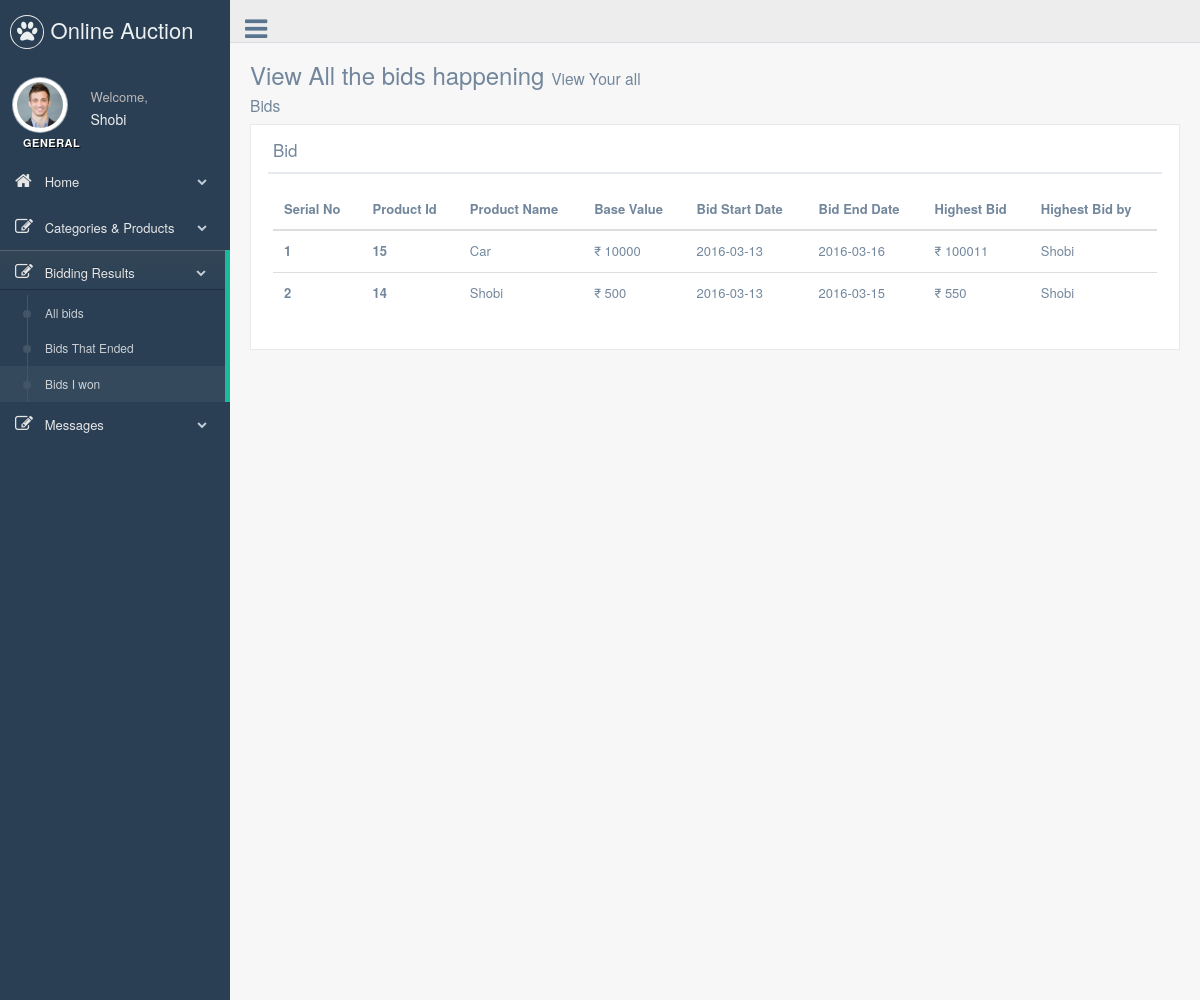
/seller/iwonbid.php (signed in), run on the app's committed database.
### tables this page shows
CREATE TABLE IF NOT EXISTS `users` (
`id` int(5) NOT NULL,
  `username` varchar(40) NOT NULL,
  `password` varchar(40) NOT NULL,
  `email` varchar(80) NOT NULL,
  `userlevel` int(3) NOT NULL,
  `name` varchar(40) NOT NULL,
  `pic` varchar(40) NOT NULL,
  `phone` int(15) NOT NULL,
  `address` text NOT NULL
);

CREATE TABLE IF NOT EXISTS `product` (
`id` int(5) NOT NULL,
  `name` varchar(40) NOT NULL,
  `descr` text NOT NULL,
  `category` int(2) NOT NULL,
  `minbid` int(10) NOT NULL,
  `pic1` text NOT NULL,
  `pic2` text NOT NULL,
  `pic3` text NOT NULL,
  `pic4` text NOT NULL,
  `pic5` text NOT NULL,
  `seller` int(5) NOT NULL,
  `unit` varchar(20) NOT NULL,
  `visibility` int(2) NOT NULL,
  `bidstartdate` date NOT NULL,
  `bidenddate` date NOT NULL,
  `bidstatus` varchar(5) DEFAULT NULL
);

CREATE TABLE IF NOT EXISTS `biddetails` (
`bidid` int(5) NOT NULL,
  `productid` int(5) NOT NULL,
  `bid` varchar(25) NOT NULL,
  `bidder` int(5) NOT NULL
);

### seller/adminfunctions.php (called while the page is built, shortened)
<?php
function mysqlexec($sql){
	$host="localhost";
	$username="root";
	$password="";
	$db_name="auction";
	$conn=mysqli_connect("$host", "$username", "$password")or die("cannot connect");
	mysqli_select_db($conn,"$db_name")or die("cannot select DB");
	if($result = mysqli_query($conn, $sql)){
		return $result;
	}
	else{
		return false;
	}
}
function isadmin(){
	if(isset($_SESSION['auction_admin_id'])){
 		return true;
	}
	else{
		return false;
	}
}
?>

### seller/iwonbid.php (the view, shortened to what this page needs)
<?php session_start();
include_once("adminfunctions.php");
?>
<!DOCTYPE html>
<html lang="en">
<head>
    <link href="css/bootstrap.min.css" rel="stylesheet">
    <link href="fonts/css/font-awesome.min.css" rel="stylesheet">
    <link href="css/animate.min.css" rel="stylesheet">
    <link href="css/custom.css" rel="stylesheet">
    <link href="css/icheck/flat/green.css" rel="stylesheet">
</head>
<body class="nav-md">
    <div class="container body">
        <div class="main_container">
            <div class="col-md-3 left_col">
                <div class="left_col scroll-view">
                    <div class="navbar nav_title" style="border: 0;">
                        <a href="index.php" class="site_title"><i class="fa fa-paw"></i> <span>Online Auction</span></a>
                    </div>
                   <?php include_once("menuprofile.php");?>
                    <br />
                  <?php
                   if(isadmin()){
                        include_once("sidebarmenu.php");
                    }else{
                        include_once("sidebarmenu.php");
                    }
                   ?>
                </div>
            </div>
            <div class="top_nav">
                <div class="nav_menu">
                    <nav class="" role="navigation">
                        <div class="nav toggle">
                            <a id="menu_toggle"><i class="fa fa-bars"></i></a>
                        </div>
                    </nav>
                </div>
            </div>
            <div class="right_col" role="main">
                <div class="">
                    <div class="page-title">
                        <div class="title_left">
                            <h3>
                    View All the bids happening
                    <small>
                        View Your all Bids
                    </small>
                </h3>
                        </div>
                    <div class="clearfix"></div>
                    <div class="row">
                        <div class="col-md-12 col-sm-12 col-xs-12">
                            <div class="x_panel">
                                <div class="x_title">
                                    <h2>Bid <small> Details</small></h2>
                                    <div class="clearfix"></div>
                                </div>
                                <div class="x_content">
                                    <table class="table">
                                        <thead>
                                            <tr>
                                                <th>Serial No</th>
                                                <th>Product Id</th>
                                                <th>Product Name</th>
                                                <th>Base Value</th>
                                                <th>Bid Start Date</th>
                                                <th>Bid End Date</th>
                                                <th>Highest Bid</th>
                                                <th>Highest Bid by</th>
                                            </tr>
                                        </thead>
                                        <tbody>
                                            <?php
                                            $sql="SELECT * FROM product WHERE bidstatus=$seller ORDER BY id DESC";
                                            $result=mysqlexec($sql);
                                            $serial=0;
                                            if ($result) {
                                                while($row=mysqli_fetch_assoc($result)){
                                                    $serial++;
                                                    $prodid=$row['id'];
                                                    $prod=$row['name'];
                                                    $minbid=$row['minbid'];
                                                    $bidstartdate=$row['bidstartdate'];
                                                    $bidenddate=$row['bidenddate'];
                                                    $sql2="SELECT * FROM biddetails WHERE productid = $prodid";
                                                    $result2=mysqlexec($sql2);
                                                    $row2=mysqli_fetch_assoc($result2);
                                                    $highbid=$row2['bid'];
                                                    $bidderid=$row2['bidder'];
                                                    $sql3="SELECT * FROM users WHERE id = $bidderid";
                                                    $result3=mysqlexec($sql3);
                                                    $row3=mysqli_fetch_assoc($result3);
                                                    $biddername=$row3['name'];
                                                    echo "<tr>";
                                                        echo "<th>".$serial."</th>";
                                                        echo "<th scope=\"row\">". $prodid ."</th>";
                                                        echo "<td>" . $prod . "</td>";
                                                        echo "<td>&#8377; " . $minbid . "</td>";
                                                        echo "<td>" . $bidstartdate . "</td>";
                                                        echo "<td>" . $bidenddate . "</td>";
                                                        echo "<td>&#8377; " . $highbid . "</td>";
                                                        echo "<td>" . $biddername."</td>";
                                                    echo "</tr>";
                                                }
                                            }
                                            ?>
                                        </tbody>
                                    </table>
                                </div>
                            </div>
                        </div>
                    </div>
                </div>
            </div>
        </div>
    </div>
    <div id="custom_notifications" class="custom-notifications dsp_none">
        <div class="clearfix"></div>
    </div>
</body>
</html>

### seller/menuprofile.php
<div class="profile">
    <div class="profile_pic">
        <img src="images/img.jpg" alt="..." class="img-circle profile_img">
    </div>
    <div class="profile_info">
        <span>Welcome,</span>
        <h2><?php
        include_once("adminfunctions.php");
            $user=getuser();
            $name='';
            $sql="SELECT name FROM users WHERE id=$user";
            $result=mysqlexec($sql);
            if($result){
                $row=mysqli_fetch_assoc($result);
                $name=$row['name'];
            }
            echo $name;
        ?></h2>
    </div>
</div>

### seller/sidebarmenu.php (shortened to what this page needs)
<div id="sidebar-menu" class="main_menu_side hidden-print main_menu">
    <div class="menu_section">
        <h3>General</h3>
        <ul class="nav side-menu">
            <li><a><i class="fa fa-home"></i> Home <span class="fa fa-chevron-down"></span></a>
            </li>
            <li><a><i class="fa fa-edit"></i> Categories &amp; Products <span class="fa fa-chevron-down"></span></a>
            </li>
             <li><a><i class="fa fa-edit"></i> Bidding Results <span class="fa fa-chevron-down"></span></a>
                <ul class="nav child_menu" style="display: none">
                    <li><a href="viewallbids.php">All bids</a>
                    </li>
                    <li><a href="bidswon.php">Bids That Ended</a>
                    </li>
                    <li><a href="iwonbid.php">Bids I won</a>
                    </li>
                </ul>
            </li>
             <li><a><i class="fa fa-edit"></i> Messages <span class="fa fa-chevron-down"></span></a>
            </li>
        </ul>
    </div>
</div>

### data on the page
users: name "Shobi"
product: id "15", name "Car", minbid "10000", bidstartdate "2016-03-13", bidenddate "2016-03-16", biddetails.bid "100011", users.name "Shobi"
product: id "14", name "Shobi", minbid "500", bidstartdate "2016-03-13", bidenddate "2016-03-15", biddetails.bid "550", users.name "Shobi"
